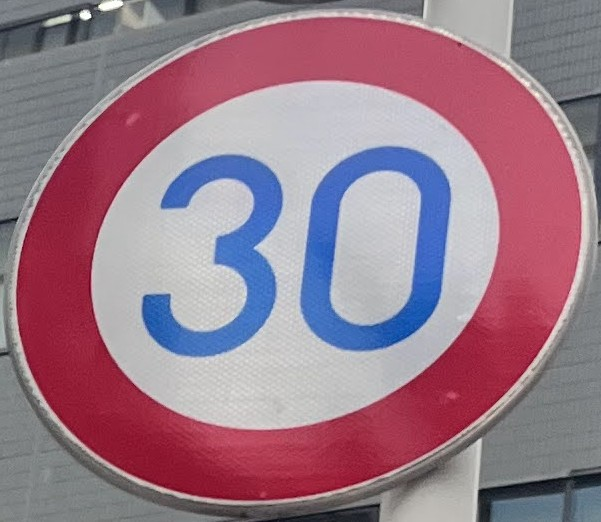
#> input picture sign_num_check/pattern_matching/speed_30-1.jpg, 601 x 522 px, found by its file name; its folder holds only this picture in this run
$ python sign_num_check_code_3.py
#> lines starting #> are read from the running program, lines starting #| are printed output that depends on the picture; after the words box and inside, x2 and y2 are one past the last pixel; in counts of white or black regions, pixels touching at a corner belong together
#> in create_templates, img is the input picture: shape (522, 601, 3); mean B, G, R 137.4, 121.9, 153.3
import cv2
import numpy as np
import os

def extract_sign_by_red(img, file, debug=False):
    """赤枠を利用して標識を抽出する"""
#> called with file = 'speed_30-1.jpg', debug = False
    hsv = cv2.cvtColor(img, cv2.COLOR_BGR2HSV)
#> hsv: shape (522, 601, 3); mean H, S, V 117.2, 76.4, 166.2

    # 赤色の範囲（調整可能）
    lower_red1 = np.array([0, 70, 50])
    upper_red1 = np.array([10, 255, 255])
    lower_red2 = np.array([170, 70, 50])
    upper_red2 = np.array([180, 255, 255])

    mask1 = cv2.inRange(hsv, lower_red1, upper_red1)
#> mask1: shape (522, 601); every value is 0
    mask2 = cv2.inRange(hsv, lower_red2, upper_red2)
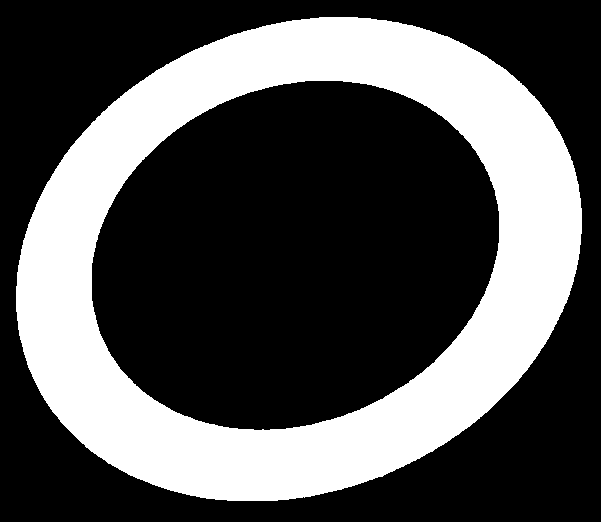
#> mask2: shape (522, 601); 32.6% white; 1 white region, box (x1, y1, x2, y2) and area: (16, 17, 582, 501) 102385
    mask = cv2.bitwise_or(mask1, mask2)

    # ノイズ除去（調整可能：カーネルサイズ）
    morph_kernel = np.ones((5,5), np.uint8)
    mask = cv2.morphologyEx(mask, cv2.MORPH_CLOSE, morph_kernel)
#> mask: shape (522, 601); 32.6% white; 1 white region, box (x1, y1, x2, y2) and area: (16, 17, 582, 501) 102386
    mask = cv2.morphologyEx(mask, cv2.MORPH_OPEN, morph_kernel)
#> mask: shape (522, 601); 32.6% white; 1 white region

    # 輪郭検出
    contours, _ = cv2.findContours(mask, cv2.RETR_EXTERNAL, cv2.CHAIN_APPROX_SIMPLE)
#> contours = 1 contour; box (x1, y1, x2, y2) and area: (16, 17, 582, 501) 211929
    if not contours:
        print(f"赤枠検出失敗: {file}")
        return None

    c = max(contours, key=cv2.contourArea)
#> c = contour of 742 points, box (x1, y1, x2, y2) (16, 17, 582, 501), area 211929
    if len(c) < 5:
        print(f"楕円フィット不可: {file}")
        return None

    # 楕円フィット
    ellipse = cv2.fitEllipse(c)
#> ellipse = ((297.7, 258.8), (464.8, 580.6), 67.55)
    (x, y), (MA, ma), angle = ellipse
#> x = 297.7; y = 258.8; MA = 464.8; ma = 580.6; angle = 67.55
    x1, y1 = int(x - MA/2), int(y - ma/2)
#> x1 = 65; y1 = -31
    x2, y2 = int(x + MA/2), int(y + ma/2)
#> x2 = 530; y2 = 549

    # 切り出し
    h_img, w_img = img.shape[:2]
#> h_img = 522; w_img = 601
    x1, y1 = max(0, x1), max(0, y1)
#> y1 = 0
    x2, y2 = min(w_img, x2), min(h_img, y2)
#> y2 = 522
    cropped = img[y1:y2, x1:x2]
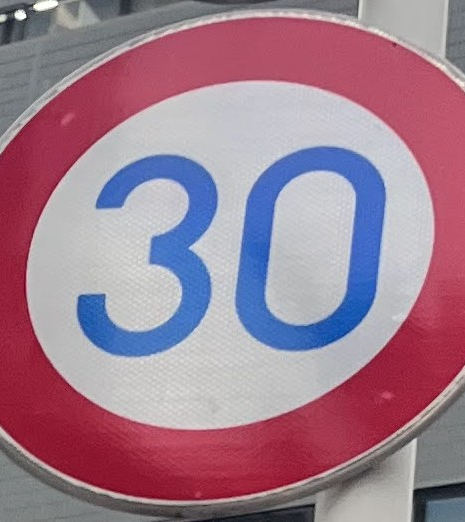
#> cropped: shape (522, 465, 3); mean B, G, R 143.4, 125.7, 158.6

    # マスクで外を白塗り
    mask_cropped = np.zeros(cropped.shape[:2], dtype=np.uint8)
    shifted_c = c - [x1, y1]
#> shifted_c = 742 rows, first 8: [254, 17], [253, 18], [245, 18], [244, 19], [236, 19], [235, 20], [227, 20], [226, 21]
    cv2.drawContours(mask_cropped, [shifted_c], -1, 255, -1)
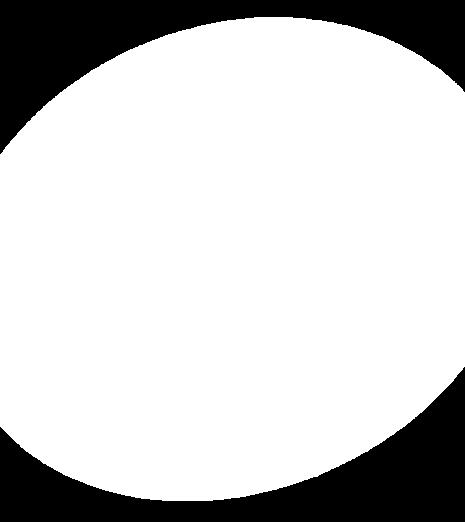
#> mask_cropped: shape (522, 465); 79.9% white; 2 black regions, box (x1, y1, x2, y2) and area: (0, 367, 465, 522) 25136, (0, 0, 465, 154) 23656

    gray = cv2.cvtColor(cropped, cv2.COLOR_BGR2GRAY)
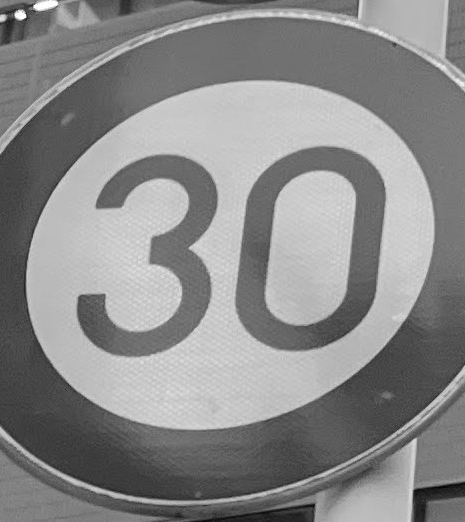
#> gray: shape (522, 465); min 3, max 255, mean 137.6
    templ = np.full_like(gray, 255)
    templ[mask_cropped == 255] = gray[mask_cropped == 255]
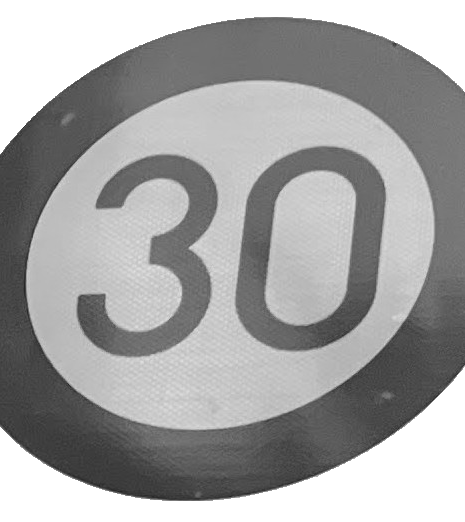
#> templ: shape (522, 465); min 35, max 255, mean 162.7

    if debug:
        cv2.imshow("mask", mask)
        cv2.imshow("templ", templ)
        cv2.waitKey(0)

    return templ

def create_templates(input_dir, output_dir):
    os.makedirs(output_dir, exist_ok=True)

    for file in os.listdir(input_dir):
        if not file.lower().endswith(".jpg"):
            continue

        path = os.path.join(input_dir, file)
        img = cv2.imread(path)
        if img is None:
            print(f"読み込み失敗: {path}")
            continue

        templ = extract_sign_by_red(img, file)
        if templ is not None:
            save_path = os.path.join(output_dir, file)
            cv2.imwrite(save_path, templ)
            print(f"保存完了: {save_path}")

if __name__ == "__main__":
    input_dir = r"C:\Users\csfu2\Documents\Python_git_study\python-leaning\sign_num_check\pattern_matching"
    output_dir = r"C:\Users\csfu2\Documents\Python_git_study\python-leaning\sign_num_check\pattern_matching_temprate"
    create_templates(input_dir, output_dir)

$ run again, on sign_num_check/pattern_matching/speed_40-1.jpg
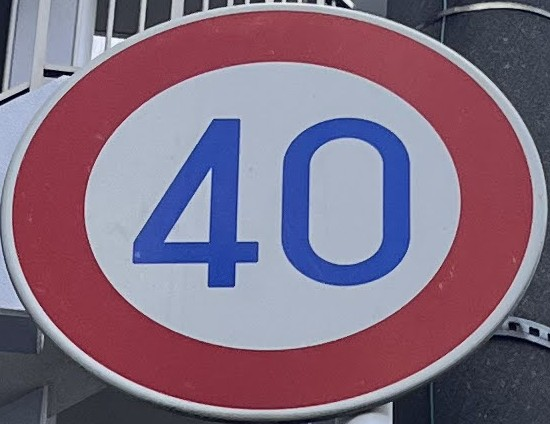
#> input picture sign_num_check/pattern_matching/speed_40-1.jpg, 550 x 424 px, found by its file name
#> in create_templates, img is the input picture: shape (424, 550, 3); mean B, G, R 129.1, 108.5, 129.9
#> hsv: shape (424, 550, 3); mean H, S, V 132.9, 89.3, 151.9
#> mask1: shape (424, 550); every value is 0
#> in extract_sign_by_red, `mask2 = cv2.inRange(hsv, lower_red2, upper_red2)`:
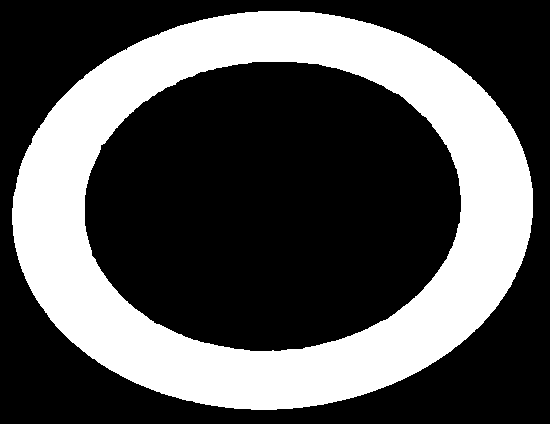
#> mask2: shape (424, 550); 33.2% white; 1 white region, box (x1, y1, x2, y2) and area: (12, 11, 533, 410) 77414
#> contours = 1 contour; box (x1, y1, x2, y2) and area: (12, 11, 533, 410) 162354
#> c = contour of 663 points, box (x1, y1, x2, y2) (12, 11, 533, 410), area 162354
#> ellipse = ((272, 209.7), (397.3, 520.1), 86.88)
#> x = 272; y = 209.7; MA = 397.3; ma = 520.1; angle = 86.88
#> in extract_sign_by_red, `x1, y1 = int(x - MA/2), int(y - ma/2)`: x1 = 73; y1 = -50
#> in extract_sign_by_red, `x2, y2 = int(x + MA/2), int(y + ma/2)`: x2 = 470; y2 = 469
#> in extract_sign_by_red, `x1, y1 = max(0, x1), max(0, y1)`: y1 = 0
#> in extract_sign_by_red, `x2, y2 = min(w_img, x2), min(h_img, y2)`: y2 = 424
#> shifted_c = 663 rows, first 8: [185, 11], [184, 12], [172, 12], [171, 13], [164, 13], [163, 14], [157, 14], [156, 15]
#> mask_cropped: shape (424, 397); 83.9% white; 2 black regions, box (x1, y1, x2, y2) and area: (0, 336, 397, 424) 14267, (0, 0, 397, 86) 12890
#> in extract_sign_by_red, `templ[mask_cropped == 255] = gray[mask_cropped == 255]`:
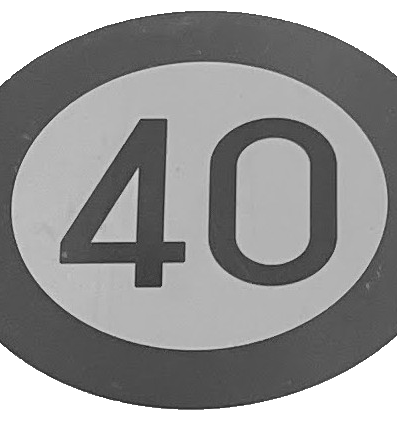
#> templ: shape (424, 397); min 23, max 255, mean 148.6

$ run again, on sign_num_check/pattern_matching/speed_40-3.jpg
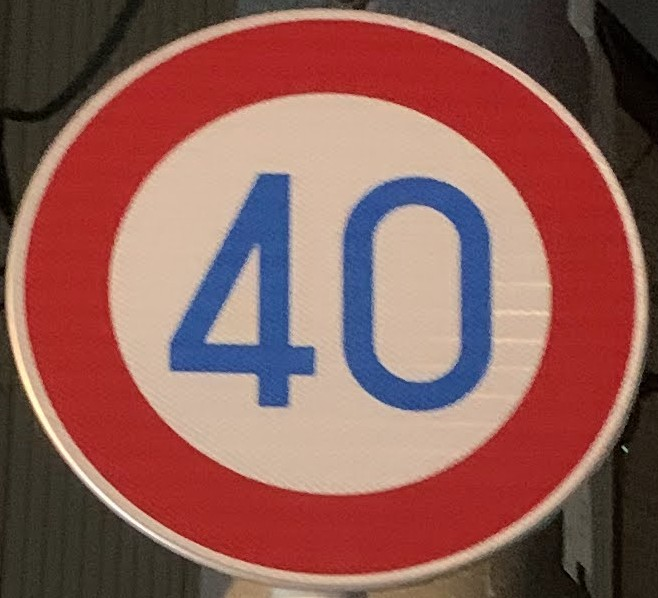
#> input picture sign_num_check/pattern_matching/speed_40-3.jpg, 658 x 598 px, found by its file name
#> in create_templates, img is the input picture: shape (598, 658, 3); mean B, G, R 87.7, 93.4, 143
#> hsv: shape (598, 658, 3); mean H, S, V 20.3, 118.2, 149.8
#> in extract_sign_by_red, `mask1 = cv2.inRange(hsv, lower_red1, upper_red1)`:
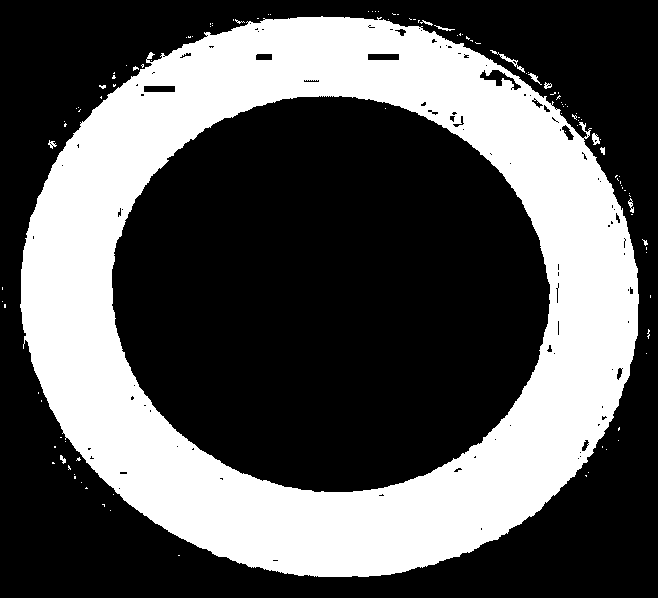
#> mask1: shape (598, 658); 34.7% white; 114 white regions (103 under 20 px), largest, box (x1, y1, x2, y2) and area: (20, 16, 639, 577) 135642, (490, 50, 525, 73) 111, (592, 133, 600, 145) 61
#> mask2: shape (598, 658); 0.4% white; 93 white regions (75 under 20 px), largest, box (x1, y1, x2, y2) and area: (480, 70, 521, 90) 288, (368, 54, 399, 60) 186, (144, 86, 175, 92) 186
#> contours = 3 contours; box (x1, y1, x2, y2) and area: (21, 17, 639, 577) 272282, (544, 83, 551, 88) 24, (50, 141, 55, 147) 20
#> c = contour of 827 points, box (x1, y1, x2, y2) (21, 17, 639, 577), area 272282
#> ellipse = ((330.5, 295.4), (561.3, 618.8), 97.4)
#> x = 330.5; y = 295.4; MA = 561.3; ma = 618.8; angle = 97.4
#> in extract_sign_by_red, `x1, y1 = int(x - MA/2), int(y - ma/2)`: x1 = 49; y1 = -14
#> in extract_sign_by_red, `x2, y2 = int(x + MA/2), int(y + ma/2)`: x2 = 611; y2 = 604
#> in extract_sign_by_red, `x1, y1 = max(0, x1), max(0, y1)`: y1 = 0
#> in extract_sign_by_red, `x2, y2 = min(w_img, x2), min(h_img, y2)`: y2 = 598
#> shifted_c = 827 rows, first 8: [248, 17], [247, 18], [239, 18], [238, 19], [222, 19], [221, 18], [208, 18], [208, 21]
#> mask_cropped: shape (598, 562); 78.7% white; 2 black regions, box (x1, y1, x2, y2) and area: (0, 407, 562, 598) 37436, (0, 0, 562, 183) 34188
#> in extract_sign_by_red, `templ[mask_cropped == 255] = gray[mask_cropped == 255]`:
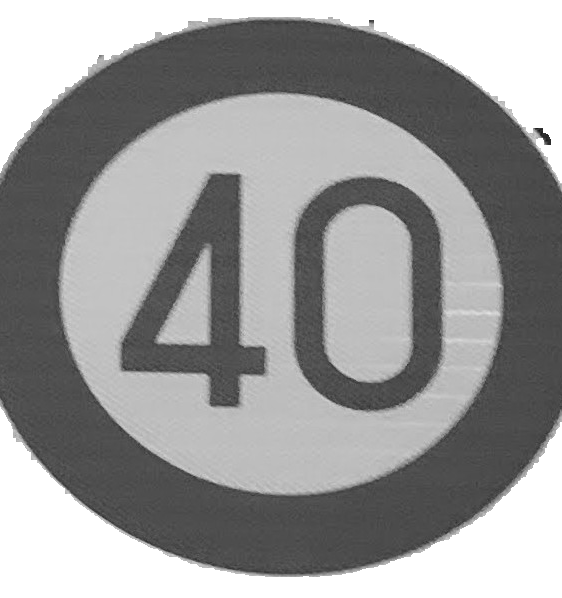
#> templ: shape (598, 562); min 24, max 255, mean 153.2

$ run again, on sign_num_check/pattern_matching/speed_30-2.jpg
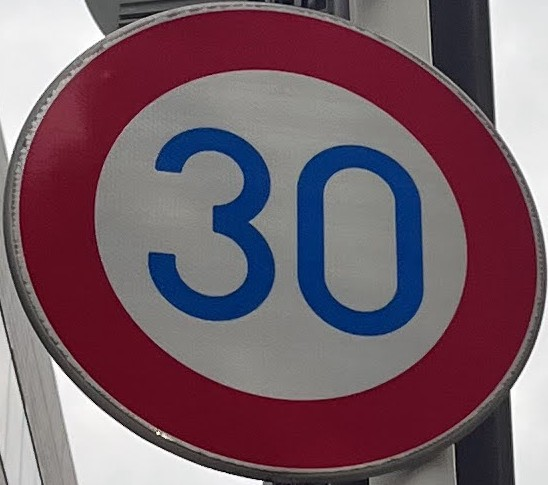
#> input picture sign_num_check/pattern_matching/speed_30-2.jpg, 548 x 485 px, found by its file name
#> in create_templates, img is the input picture: shape (485, 548, 3); mean B, G, R 104.7, 94.1, 119.2
#> hsv: shape (485, 548, 3); mean H, S, V 95.3, 97.1, 128.1
#> in extract_sign_by_red, `mask1 = cv2.inRange(hsv, lower_red1, upper_red1)`:
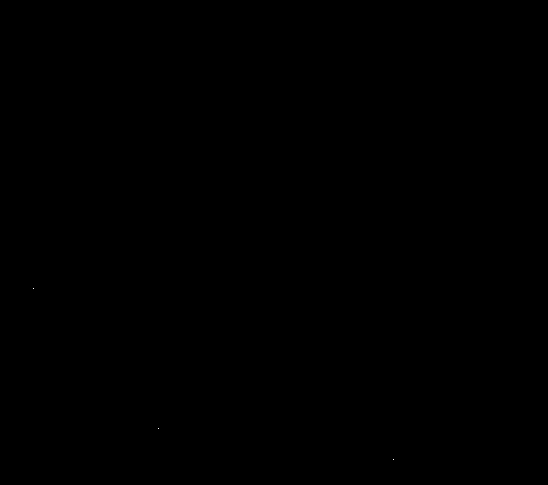
#> mask1: shape (485, 548); 0% white in thin lines or dots, all inside (x1, y1, x2, y2) = (33, 288, 394, 460)
#> mask2: shape (485, 548); 34% white; 1 white region, box (x1, y1, x2, y2) and area: (19, 9, 537, 469) 90319
#> contours = 1 contour; box (x1, y1, x2, y2) and area: (19, 9, 537, 469) 185202
#> c = contour of 685 points, box (x1, y1, x2, y2) (19, 9, 537, 469), area 185202
#> ellipse = ((277.4, 239.4), (444.9, 530.1), 113.2)
#> x = 277.4; y = 239.4; MA = 444.9; ma = 530.1; angle = 113.2
#> in extract_sign_by_red, `x1, y1 = int(x - MA/2), int(y - ma/2)`: x1 = 54; y1 = -25
#> in extract_sign_by_red, `x2, y2 = int(x + MA/2), int(y + ma/2)`: x2 = 499; y2 = 504
#> in extract_sign_by_red, `x1, y1 = max(0, x1), max(0, y1)`: y1 = 0
#> in extract_sign_by_red, `x2, y2 = min(w_img, x2), min(h_img, y2)`: y2 = 485
#> shifted_c = 685 rows, first 8: [184, 9], [183, 10], [169, 10], [168, 11], [155, 11], [154, 12], [150, 12], [149, 13]
#> mask_cropped: shape (485, 445); 80.7% white; 2 black regions, box (x1, y1, x2, y2) and area: (0, 332, 445, 485) 22056, (0, 0, 445, 145) 19563
#> in extract_sign_by_red, `templ[mask_cropped == 255] = gray[mask_cropped == 255]`:
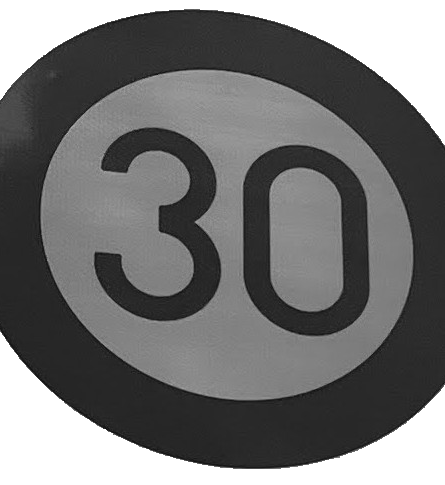
#> templ: shape (485, 445); min 15, max 255, mean 115.8
